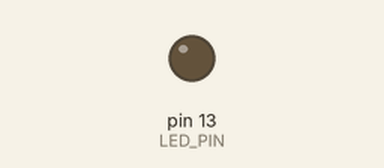
Recording of a sketch running on a simulated Arduino Uno, built with avr-gcc and run on an emulated ATmega328P. On the bench: output pins drawn as LEDs (lit = HIGH). Sleep ends after the set time or at an interrupt.

Above: at 2.0 s.
At 6.2 s:
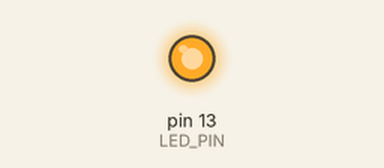
Timing chart, 0 to 10.9 s (numbered marks = the images above):
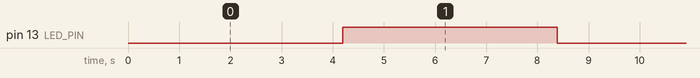

Measured:
- by itself, pin 13 (LED_PIN): alternates HIGH for 4.2 s and LOW for 4.2 s

The sketch:

wakeup_from_timer.ino
```cpp
/*
 * Sketch for testing sleep mode with wake up on timer.
 * Donal Morrissey - 2011.
 *
 */
#include <avr/sleep.h>
#include <avr/power.h>

#define LED_PIN (13)

volatile int f_timer=0;


/***************************************************
 *  Name:        ISR(TIMER1_OVF_vect)
 *
 *  Returns:     Nothing.
 *
 *  Parameters:  None.
 *
 *  Description: Timer1 Overflow interrupt.
 *
 ***************************************************/
ISR(TIMER1_OVF_vect)
{
  /* set the flag. */
   if(f_timer == 0)
   {
     f_timer = 1;
   }
}


/***************************************************
 *  Name:        enterSleep
 *
 *  Returns:     Nothing.
 *
 *  Parameters:  None.
 *
 *  Description: Enters the arduino into sleep mode.
 *
 ***************************************************/
void enterSleep(void)
{
  set_sleep_mode(SLEEP_MODE_IDLE);

  sleep_enable();


  /* Disable all of the unused peripherals. This will reduce power
   * consumption further and, more importantly, some of these
   * peripherals may generate interrupts that will wake our Arduino from
   * sleep!
   */
  power_adc_disable();
  power_spi_disable();
  power_timer0_disable();
  power_timer2_disable();
  power_twi_disable();

  /* Now enter sleep mode. */
  sleep_mode();

  /* The program will continue from here after the timer timeout*/
  sleep_disable(); /* First thing to do is disable sleep. */

  /* Re-enable the peripherals. */
  power_all_enable();
}


/***************************************************
 *  Name:        setup
 *
 *  Returns:     Nothing.
 *
 *  Parameters:  None.
 *
 *  Description: Setup for the serial comms and the
 *                timer.
 *
 ***************************************************/
void setup()
{
  Serial.begin(9600);

  /* Don't forget to configure the pin! */
  pinMode(LED_PIN, OUTPUT);

  /*** Configure the timer.***/

  /* Normal timer operation.*/
  TCCR1A = 0x00;

  /* Clear the timer counter register.
   * You can pre-load this register with a value in order to
   * reduce the timeout period, say if you wanted to wake up
   * ever 4.0 seconds exactly.
   */
  TCNT1=0x0000;

  /* Configure the prescaler for 1:1024, giving us a
   * timeout of 4.09 seconds.
   */
  TCCR1B = 0x05;

  /* Enable the timer overlow interrupt. */
  TIMSK1=0x01;
}


/***************************************************
 *  Name:        enterSleep
 *
 *  Returns:     Nothing.
 *
 *  Parameters:  None.
 *
 *  Description: Main application loop.
 *
 ***************************************************/
void loop()
{
  if(f_timer==1)
  {
    f_timer = 0;
    /* Toggle the LED */
    digitalWrite(LED_PIN, !digitalRead(LED_PIN));

    /* Re-enter sleep mode. */
    enterSleep();
  }
}
```
